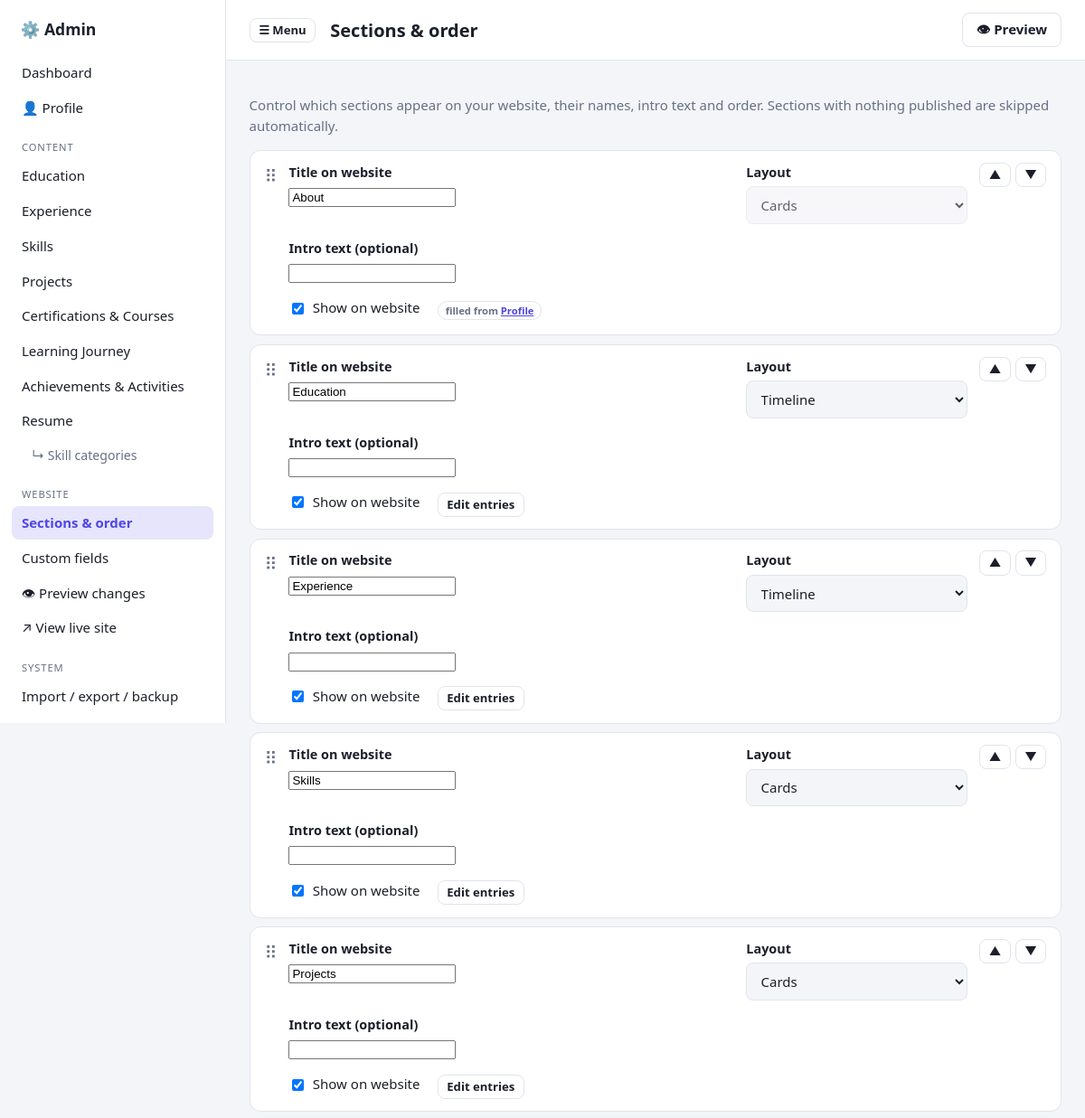
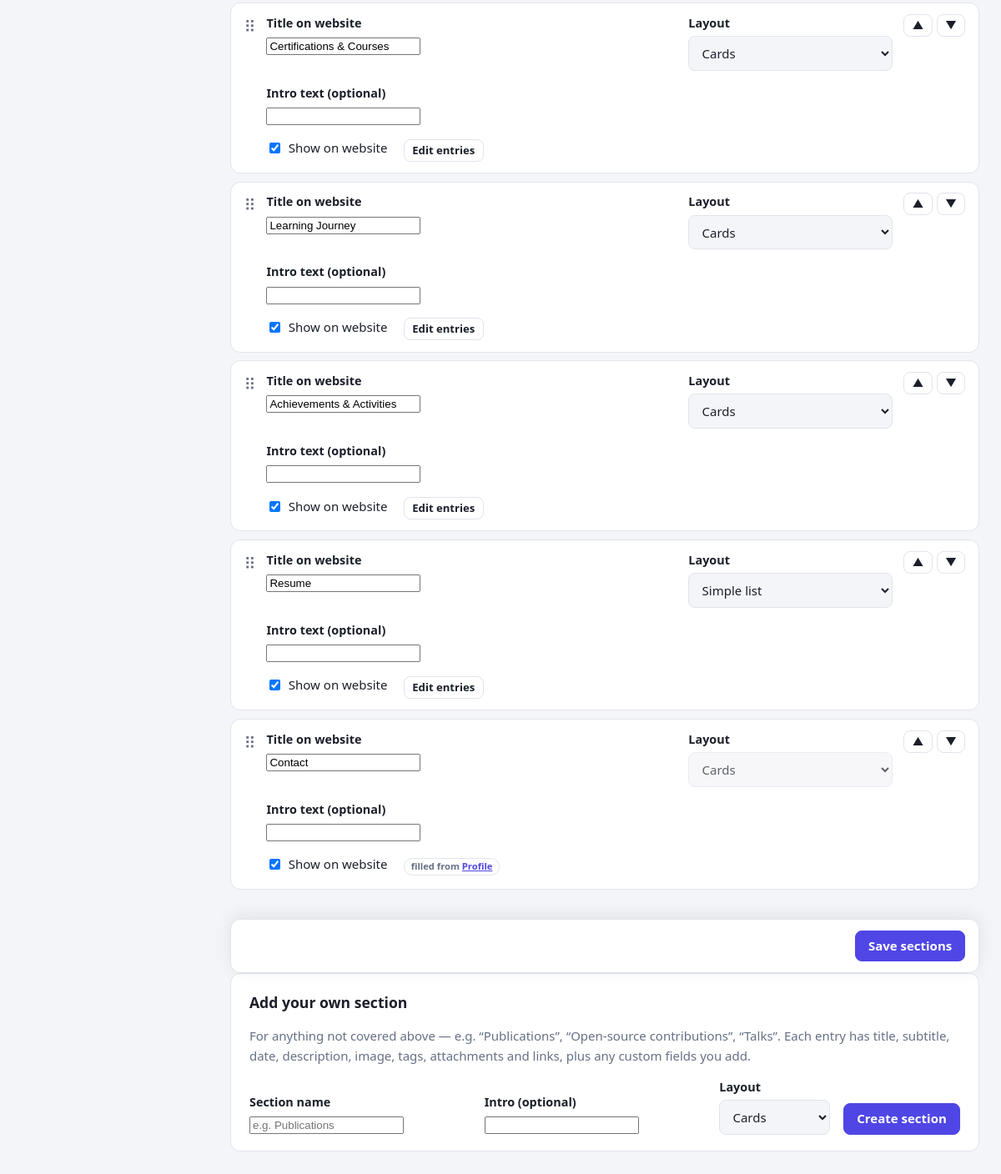
Page /admin/sections (signed in) on the committed database (2 pictures, top to bottom).
### tables this page shows
CREATE TABLE site_sections (
    key      TEXT PRIMARY KEY,
    title    TEXT NOT NULL,
    intro    TEXT NOT NULL DEFAULT '',
    kind     TEXT NOT NULL DEFAULT 'builtin',
    visible  INTEGER NOT NULL DEFAULT 1,
    position INTEGER NOT NULL DEFAULT 0,
    layout   TEXT NOT NULL DEFAULT 'cards'
);

### admin.py (the view, shortened to what this page needs)
@bp.route("/sections", methods=["GET", "POST"])
@login_required
def sections():
    conn = db.get_db()
    return render_template("admin/sections.html", rows=db.site_sections())

### admin.py (called while the page is built)
def password_set():
    return bool(db.get_setting("admin_password"))

def login_required(view):
    @wraps(view)
    def wrapped(*a, **kw):
        if not password_set():
            return redirect(url_for("admin.setup"))
        if not session.get("admin"):
            return redirect(url_for("admin.login", next=request.path))
        return view(*a, **kw)
    return wrapped

def nav_sections():
    out = []
    for s in db.site_sections():
        if s["kind"] == "profile":
            continue
        out.append(s)
    return out

@bp.context_processor
def admin_ctx():
    return {"nav_sections": nav_sections() if session.get("admin") else []}

### db.py (called while the page is built)
def connect(path):
    conn = sqlite3.connect(path, timeout=15)
    conn.row_factory = sqlite3.Row
    conn.execute("PRAGMA foreign_keys=ON")
    return conn

def get_db():
    if "db" not in g:
        g.db = connect(current_app.config["DB_PATH"])
    return g.db

def get_setting(key, default=""):
    row = get_db().execute("SELECT value FROM settings WHERE key=?", (key,)).fetchone()
    return row["value"] if row and row["value"] is not None else default

def all_settings():
    return {r["key"]: r["value"] for r in get_db().execute("SELECT key,value FROM settings")}

def site_sections(visible_only=False):
    sql = "SELECT * FROM site_sections"
    if visible_only:
        sql += " WHERE visible=1"
    sql += " ORDER BY position, key"
    return [dict(r) for r in get_db().execute(sql)]

### templates/admin/sections.html (shortened to what this page needs)
{% extends "admin/base.html" %}
{% block title %}Sections &amp; order{% endblock %}
{% block actions %}<a class="btn" href="{{ url_for('admin.preview') }}">👁 Preview</a>{% endblock %}
{% block content %}
<p class="muted">Control which sections appear on your website, their names, intro text and order. Sections with nothing published are skipped automatically.</p>
<form method="post" class="stack">
  <ul class="rows sortable" data-reorder="{{ url_for('admin.sections_reorder') }}" data-csrf="{{ csrf_token() }}" data-idkey="keys" data-idattr="key">
  {% for s in rows %}
    <li class="rowitem sec" data-key="{{ s.key }}" draggable="true">
      <span class="grip">⠿</span>
      <div class="grow">
        <div class="two-col">
          <div class="field"><label>Title on website</label><input name="title_{{ s.key }}" value="{{ s.title }}" maxlength="120"></div>
          <div class="field"><label>Layout</label>
            <select name="layout_{{ s.key }}" {{ 'disabled' if s.kind == 'profile' }}>
              {% for v, l in [('cards','Cards'),('timeline','Timeline'),('list','Simple list')] %}<option value="{{ v }}" {{ 'selected' if s.layout == v }}>{{ l }}</option>{% endfor %}
            </select></div>
        </div>
        <div class="field"><label>Intro text (optional)</label><input name="intro_{{ s.key }}" value="{{ s.intro }}" maxlength="2000"></div>
        <div class="badges">
          <label class="check"><input type="checkbox" name="visible_{{ s.key }}" value="1" {{ 'checked' if s.visible }}> Show on website</label>
          {% if s.kind == 'custom' %}<span class="pill">custom section</span>
            <a class="btn small" href="{{ url_for('admin.section_list', key=s.key) }}">Edit entries</a>
            <a class="btn small danger" href="{{ url_for('admin.section_delete', key=s.key) }}">Delete section</a>
          {% elif s.kind == 'profile' %}<span class="pill">filled from <a href="{{ url_for('admin.profile') }}">Profile</a></span>
          {% else %}<a class="btn small" href="{{ url_for('admin.section_list', key=s.key) }}">Edit entries</a>{% endif %}
        </div>
      </div>
      <div class="rowactions">
        {% for d, label in [('up','▲'),('down','▼')] %}
          <button class="btn small ghost" type="submit" formaction="{{ url_for('admin.section_move', key=s.key, direction=d) }}" formnovalidate>{{ label }}</button>
        {% endfor %}
      </div>
    </li>
  {% endfor %}
  </ul>
  <div class="sticky-bar"><button class="btn primary" type="submit">Save sections</button></div>
</form>
<section class="card">
  <h2>Add your own section</h2>
  <p class="muted">For anything not covered above — e.g. “Publications”, “Open-source contributions”, “Talks”. Each entry has title, subtitle, date, description, image, tags, attachments and links, plus any custom fields you add.</p>
  <form method="post" action="{{ url_for('admin.section_new') }}" class="inline-form">
    <div class="field"><label>Section name</label><input name="title" required maxlength="120" placeholder="e.g. Publications"></div>
    <div class="field"><label>Intro (optional)</label><input name="intro" maxlength="2000"></div>
    <div class="field"><label>Layout</label><select name="layout"><option value="cards">Cards</option><option value="timeline">Timeline</option><option value="list">Simple list</option></select></div>
    <button class="btn primary" type="submit">Create section</button>
  </form>
</section>
{% endblock %}

### templates/admin/base.html (shortened to what this page needs)
<!doctype html>
<html lang="en">
<head>
  <link rel="stylesheet" href="{{ url_for('static', filename='css/admin.css') }}">
</head>
<body class="admin">
{% if is_admin %}
<div class="shell">
  <aside class="side" id="side">
    <div class="brand"><a href="{{ url_for('admin.dashboard') }}">⚙️ Admin</a></div>
    <nav>
      <a href="{{ url_for('admin.dashboard') }}" class="{{ 'on' if request.endpoint == 'admin.dashboard' }}">Dashboard</a>
      <a href="{{ url_for('admin.profile') }}" class="{{ 'on' if request.endpoint == 'admin.profile' }}">👤 Profile</a>
      <div class="group">Content</div>
      {% for s in nav_sections %}
        <a href="{{ url_for('admin.section_list', key=s.key) }}" class="{{ 'on' if request.view_args and request.view_args.get('key') == s.key }}">
          {{ s.title }}{% if not s.visible %} <span class="pill">hidden</span>{% endif %}</a>
      {% endfor %}
      <a href="{{ url_for('admin.section_list', key='skill_categories') }}" class="sub {{ 'on' if request.view_args and request.view_args.get('key') == 'skill_categories' }}">↳ Skill categories</a>
      <div class="group">Website</div>
      <a href="{{ url_for('admin.sections') }}" class="{{ 'on' if request.endpoint == 'admin.sections' }}">Sections &amp; order</a>
      <a href="{{ url_for('admin.fields') }}" class="{{ 'on' if request.endpoint == 'admin.fields' }}">Custom fields</a>
      <a href="{{ url_for('admin.preview') }}">👁 Preview changes</a>
      <a href="{{ url_for('public.index') }}" target="_blank">↗ View live site</a>
      <div class="group">System</div>
      <a href="{{ url_for('admin.data_page') }}" class="{{ 'on' if request.endpoint == 'admin.data_page' }}">Import / export / backup</a>
      <a href="{{ url_for('admin.settings_page') }}" class="{{ 'on' if request.endpoint == 'admin.settings_page' }}">Settings</a>
    </nav>
  </aside>
  <div class="main">
    <header class="top">
      <button class="btn ghost small menu" type="button" onclick="document.getElementById('side').classList.toggle('open')">☰ Menu</button>
      <h1>{% block heading %}{{ self.title() }}{% endblock %}</h1>
      <div class="top-actions">{% block actions %}{% endblock %}</div>
    </header>
    <main class="content">
      {% block content %}{% endblock %}
    </main>
  </div>
</div>
{% endif %}
</body>
</html>

### static/css/admin.css (style rules this page uses)
:root { --bg:#f4f5f9;--panel:#fff;--fg:#1b1f2a;--muted:#667085;--line:#e1e4ec;--accent:#4f46e5;--danger:#dc2626;--ok:#059669;--warn:#d97706 }
* { box-sizing:border-box }
body.admin { margin:0;background:var(--bg);color:var(--fg);font:15px/1.55 system-ui,-apple-system,"Segoe UI",Roboto,sans-serif }
a { color:var(--accent) }
.muted { color:var(--muted) }
.shell { display:grid;grid-template-columns:250px 1fr;min-height:100vh }
.side { background:var(--panel);border-right:1px solid var(--line);padding:1rem .8rem;position:sticky;top:0;height:100vh;overflow:auto;display:flex;flex-direction:column }
.brand { font-weight:700;font-size:1.1rem;padding:.2rem .6rem 1rem }
.brand a { text-decoration:none;color:var(--fg) }
.side nav { display:flex;flex-direction:column;gap:2px;flex:1 }
.side nav a { padding:.42rem .7rem;border-radius:8px;text-decoration:none;color:var(--fg) }
.side nav a.on { background:color-mix(in srgb,var(--accent) 14%,transparent);color:var(--accent);font-weight:600 }
.side nav a.sub { padding-left:1.4rem;font-size:.88rem;color:var(--muted) }
.group { font-size:.7rem;text-transform:uppercase;letter-spacing:.08em;color:var(--muted);padding:.9rem .7rem .2rem }
.main { min-width:0 }
.top { display:flex;align-items:center;gap:1rem;padding:.9rem 1.6rem;border-bottom:1px solid var(--line);background:var(--panel);flex-wrap:wrap;position:sticky;top:0;z-index:5 }
.top h1 { font-size:1.25rem;margin:0;flex:1 }
.top-actions { display:flex;gap:.5rem;flex-wrap:wrap }
.menu { display:none }
.content { padding:1.4rem 1.6rem 5rem;max-width:1100px }
.card { background:var(--panel);border:1px solid var(--line);border-radius:12px;padding:1.2rem 1.4rem;margin-bottom:1.2rem }
.card h2 { margin:.1rem 0 .8rem;font-size:1.1rem }
.btn { display:inline-block;padding:.5rem .95rem;border-radius:8px;border:1px solid var(--line);background:var(--panel);color:var(--fg);cursor:pointer;text-decoration:none;font:inherit;font-weight:600;line-height:1.3 }
.btn.primary { background:var(--accent);border-color:var(--accent);color:#fff }
.btn.ghost { background:transparent }
.btn.small { padding:.25rem .6rem;font-size:.82rem }
.stack { display:flex;flex-direction:column;gap:1rem }
.field { margin-bottom:1rem;min-width:0 }
.field label,label.lbl { display:block;font-weight:600;margin-bottom:.25rem;font-size:.9rem }
input[type=text],input[type=email],input[type=tel],input[type=number],input[type=date],input[type=password],select,textarea { width:100%;padding:.55rem .7rem;border:1px solid var(--line);border-radius:8px;background:var(--bg);color:var(--fg);font:inherit }
.check { display:inline-flex;align-items:center;gap:.4rem;font-weight:400!important;margin:0 .8rem .3rem 0;cursor:pointer }
.pill { display:inline-block;font-size:.7rem;padding:.05rem .5rem;border-radius:999px;border:1px solid var(--line);color:var(--muted);font-weight:600;vertical-align:middle }
.two-col { display:grid;grid-template-columns:2fr 1fr;gap:1rem }
.inline-form { display:grid;grid-template-columns:2fr 2fr 1fr auto;gap:1rem;align-items:end }
.inline-form .field { margin:0 }
.sticky-bar { position:sticky;bottom:0;background:var(--panel);border:1px solid var(--line);border-radius:12px;padding:.8rem 1rem;display:flex;gap:.6rem;justify-content:flex-end;box-shadow:0 -4px 20px rgba(0,0,0,.08) }
.rows { list-style:none;margin:0 0 1.2rem;padding:0;display:flex;flex-direction:column;gap:.6rem }
.rowitem { display:flex;gap:.8rem;align-items:flex-start;background:var(--panel);border:1px solid var(--line);border-radius:12px;padding:.8rem 1rem }
.grip { cursor:grab;color:var(--muted);font-size:1.2rem;user-select:none }
.grow { flex:1;min-width:0 }
.badges { display:flex;gap:.4rem;flex-wrap:wrap;margin-top:.3rem;align-items:center }
.rowactions { display:flex;gap:.3rem;flex-wrap:wrap;justify-content:flex-end;max-width:420px }

### rows in the picture
site_sections: title "Education", key+kind "Timeline", label "▲" "▼"
site_sections: title "Experience", key+kind "Timeline", label "▲" "▼"
site_sections: title "Skills", key+kind "Cards", label "▲" "▼"
site_sections: title "Projects", key+kind "Cards", label "▲" "▼"
site_sections: title "Certifications & Courses", key+kind "Cards", label "▲" "▼"
site_sections: title "Learning Journey", key+kind "Cards", label "▲" "▼"
site_sections: title "Achievements & Activities", key+kind "Cards", label "▲" "▼"
site_sections: title "Resume", key+kind "Simple list", label "▲" "▼"
site_sections: title "About", key+kind "Cards", label "▲" "▼"
site_sections: title "Contact", key+kind "Cards", label "▲" "▼"
